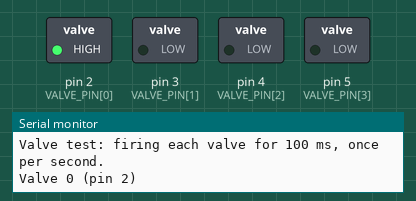
Simulated run of this sketch. Board: Arduino Uno, built with avr-gcc and run on an emulated ATmega328P. Shown: switched loads named in the sketch (green lamp = pin HIGH), the last lines printed to the serial monitor.

Above: at 0.05 s.
At 0.5 s:
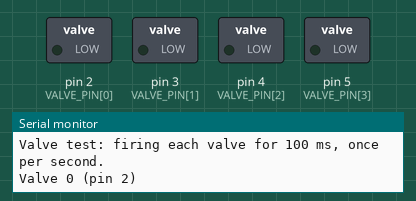
At 2.05 s:
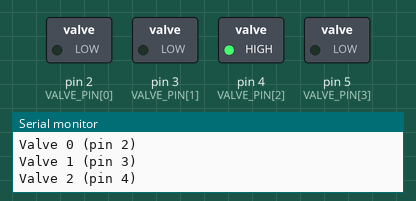
At 3.05 s:
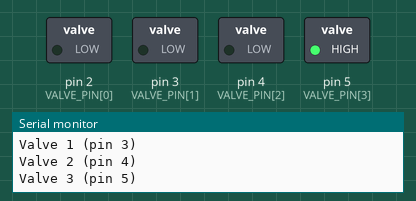
At 5.05 s:
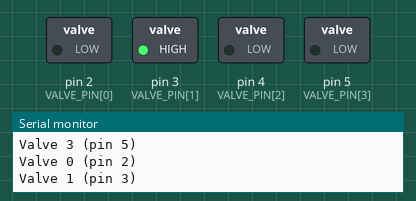
Timing chart, 0 to 5.3 s (numbered marks = the images above):
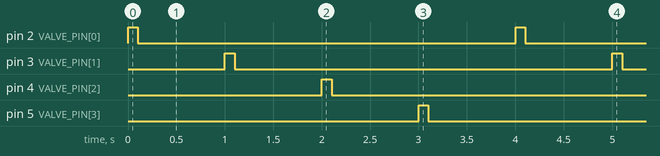

The sketch:

valve_test.ino
```cpp
/*
  valve_test.ino  -  Day 3 bench test
  Pulses each valve for 100 ms, once per second, and prints which one fired.
  Run this with the AIR DISCONNECTED first (you should hear/see each valve click),
  then with air at low pressure (2 bar or less) and check that every nozzle puffs.

  Wiring: Arduino pin -> 100-220 ohm -> logic-level MOSFET gate (10k gate-to-GND).
          Valve between +12V and MOSFET drain, flyback diode across the valve
          (cathode/band to +12V). MOSFET source and Arduino GND share ground.
*/
const uint8_t NUM_VALVES = 4;
const uint8_t VALVE_PIN[NUM_VALVES] = {2, 3, 4, 5};

void setup() {
  Serial.begin(115200);
  for (uint8_t i = 0; i < NUM_VALVES; i++) {
    pinMode(VALVE_PIN[i], OUTPUT);
    digitalWrite(VALVE_PIN[i], LOW);   // valves closed
  }
  Serial.println("Valve test: firing each valve for 100 ms, once per second.");
}

void loop() {
  for (uint8_t i = 0; i < NUM_VALVES; i++) {
    Serial.print("Valve "); Serial.print(i); Serial.print(" (pin ");
    Serial.print(VALVE_PIN[i]); Serial.println(")");
    digitalWrite(VALVE_PIN[i], HIGH);
    delay(100);
    digitalWrite(VALVE_PIN[i], LOW);
    delay(900);
  }
}
```

Measured:
- by itself, pin 2 (VALVE_PIN[0]), pin 3 (VALVE_PIN[1]), pin 4 (VALVE_PIN[2]), pin 5 (VALVE_PIN[3]): alternates HIGH for 0.10 s and LOW for 3.9 s
- by itself, everything shown: repeats every 4.0 s, in 8 steps
